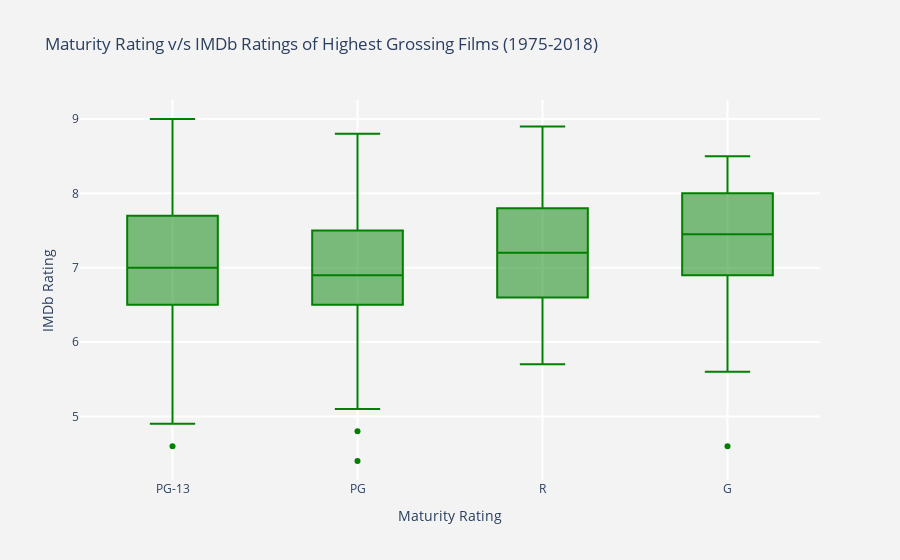

Notebook code cell kept with this figure:
### Code cell
from plotly.offline import init_notebook_mode, iplot
import plotly.graph_objs as go

trace = go.Box(
    x = dataset.rating,
    y = dataset.imdb_rating,
    text = dataset.title,
    marker = dict(color = 'green')
)

data = [trace]

layout = go.Layout(
    title = 'Maturity Rating v/s IMDb Ratings of Highest Grossing Films (1975-2018)',
    xaxis = dict(title = 'Maturity Rating', gridwidth = 2),
    yaxis = dict(title = 'IMDb Rating', gridwidth = 2),
    hovermode = 'closest',
    paper_bgcolor='rgb(243, 243, 243)',
    plot_bgcolor='rgb(243, 243, 243)'
)

figure = go.Figure(data = data, layout = layout)
init_notebook_mode(connected=True)
iplot(figure)

### Figure 1 — Plotly figure (JSON) as saved in the notebook; plotly's stock layout.template omitted (floating-point values rounded to 4 significant figures; data arrays with more than 128 entries replaced by an {"elided": "..."} marker saying what was removed)
{"data": [{"marker": {"color": "green"}, "text": {"elided": "437 str values"}, "type": "box", "y": {"elided": "437 float values"}, "x": {"elided": "437 str values"}}], "layout": {"title": {"text": "Maturity Rating v/s IMDb Ratings of Highest Grossing Films (1975-2018)"}, "paper_bgcolor": "rgb(243, 243, 243)", "plot_bgcolor": "rgb(243, 243, 243)", "yaxis": {"gridwidth": 2, "title": {"text": "IMDb Rating"}}, "xaxis": {"gridwidth": 2, "title": {"text": "Maturity Rating"}}, "hovermode": "closest"}}
